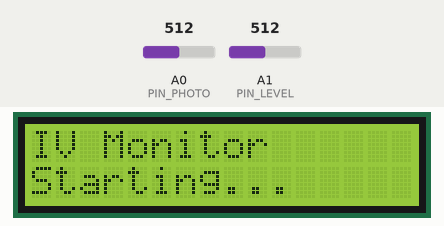
Bench run of a sketch on a simulated Arduino Uno, built with avr-gcc and run on an emulated ATmega328P. Parts: 16×2 character LCD. The inputs (shaded band) are chosen by the test bench; at power-on: A0 (PIN_PHOTO) = 512, A1 (PIN_LEVEL) = 512. What the sketch prints to the serial monitor is not drawn.

Above: at 0.24 s.
At 5.0 s:
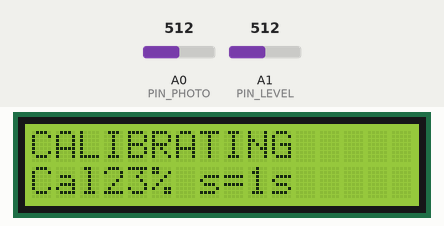
At 10.2 s:
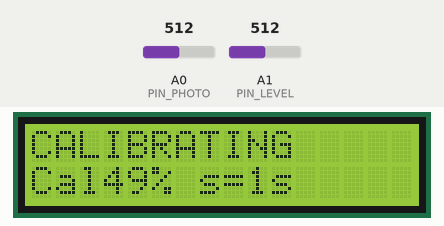
At 15.4 s:
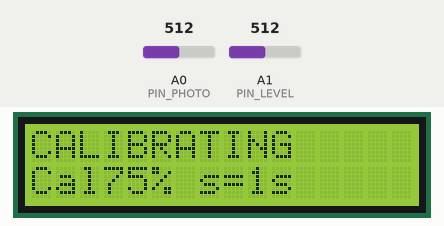
At 20.5 s:
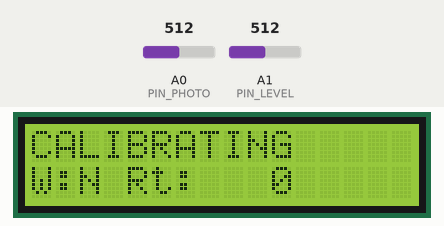
At 26.5 s:
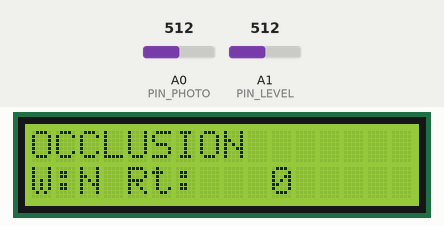

The sketch:

iiiv_classifier_demo.ino
```cpp
/*
 * IIIV — Boolean Water-Presence Classifier (hackathon prototype)
 *
 * Simplified variant used to demo the system at MedTech Hackathon 2026 with
 * Team Phlegm's handmade IV bag. Reads water presence as a boolean rather
 * than measuring drip rate. Works in the prototype setup, would be less
 * accurate against real medical-grade IV bags — kept here as a reference
 * for the demo configuration.
 */

#include <Arduino.h>
#include <LiquidCrystal.h>
#include <math.h>

// LCD1602 (Parallel) pins
static const uint8_t LCD_RS = 12;
static const uint8_t LCD_E  = 11;
static const uint8_t LCD_D4 = 5;
static const uint8_t LCD_D5 = 4;
static const uint8_t LCD_D6 = 3;
static const uint8_t LCD_D7 = 2;

LiquidCrystal lcd(LCD_RS, LCD_E, LCD_D4, LCD_D5, LCD_D6, LCD_D7);

// Sensor pins
static const uint8_t PIN_PHOTO = A0;
static const uint8_t PIN_LEVEL = A1;

// Timing
static const uint32_t SAMPLE_MS      = 50;
static const uint32_t WINDOW_MS      = 5000;
static const uint32_t DISPLAY_MS     = 400;
static const uint32_t CALIBRATION_MS = 4 * WINDOW_MS;

// Stability gate
static const uint32_t sTime = 1;
static const uint32_t STABLE_TIME_MS = sTime * 1000UL;

// Photoresistor water-presence tuning
static const bool     PHOTO_WATER_MAKES_DARKER  = true;
static const int      PHOTO_WATER_PRESENT_DELTA  = 14;
static const int      PHOTO_WATER_ABSENT_DELTA   = 6;
static const float    PHOTO_BASELINE_ALPHA        = 0.015f;
static const uint8_t  PHOTO_MEDIAN_SAMPLES        = 5;   // must be odd
static const float    PHOTO_FILTER_ALPHA          = 0.30f;

// Water level filtering/tuning
static const float    LEVEL_FILTER_ALPHA          = 0.07f;
static const uint8_t  LEVEL_MEDIAN_SAMPLES         = 5;   // must be odd
static const float    LEVEL_DECREASING_DROP_EPS   = 8.0f;   // ADC units drop per window
static const float    LEVEL_DECREASING_RATE_EPS   = 60.0f;  // ADC units per minute

// Photo fraction thresholds
//   waterPresent : photoPresentFrac >= PHOTO_PRESENT_FRAC_THRESHOLD  (>= 25%)
//   grey zone    : PHOTO_ABSENT_FRAC_THRESHOLD < frac < PHOTO_PRESENT_FRAC_THRESHOLD
//   waterAbsent  : photoPresentFrac <= PHOTO_ABSENT_FRAC_THRESHOLD   (<=  8%)
// Grey zone is treated as waterAbsent for classification: partial/intermittent
// flow is never silently labelled NORMAL_FLOW.

static const float    PHOTO_PRESENT_FRAC_THRESHOLD = 0.25f;
static const float    PHOTO_ABSENT_FRAC_THRESHOLD  = 0.08f;
static const uint32_t FILLED_OCCLUSION_CONFIRM_MS = 2 * WINDOW_MS; // 10 s

//Status
enum class Status {
  CALIBRATING,
  NORMAL_FLOW,
  OCCLUSION,
  LEAK
};

struct Rates {
  bool     waterPresent;   // frac >= PHOTO_PRESENT_FRAC_THRESHOLD
  bool     waterAbsent;    // frac <= PHOTO_ABSENT_FRAC_THRESHOLD  (grey = neither)
  float    photoPresentFrac;
  float    levelRateUPM;   // ADC units / minute
  float    levelDelta;     // ADC units drop over the window
  uint32_t photoPresentSamplesInWindow;
  uint32_t photoSamplesInWindow;
};

//State
static uint32_t lastSampleMs  = 0;
static uint32_t lastDisplayMs = 0;

static bool  photoInit       = false;
static bool  photoFilterInit = false;
static bool  levelInit       = false;

static float photoBaseline        = 0.0f;
static float photoFiltered        = 0.0f;
static float levelFiltered        = 0.0f;

static bool  photoWaterPresentNow = false;

static uint32_t windowStartMs                      = 0;
static float    levelAtWindowStart                 = 0.0f;
static uint32_t photoPresentSamplesInCurrentWindow = 0;
static uint32_t photoSamplesInCurrentWindow        = 0;

static Rates currentRates   = {false, true, 0.0f, 0.0f, 0.0f, 0, 0};
static bool  haveRates      = false;
static bool  newWindowReady = false;

static bool     warmupReady  = false;
static uint32_t calibStartMs = 0;

static uint32_t filledOcclusionStartMs = 0;

static Status   lastCandidate    = Status::CALIBRATING;
static Status   committedStatus  = Status::CALIBRATING;
static Status   candidateStatus  = Status::CALIBRATING;
static uint32_t candidateSinceMs = 0;

// Helpers
static const char* statusToText(Status s) {
  switch (s) {
    case Status::CALIBRATING: return "CALIBRATING";
    case Status::NORMAL_FLOW: return "NORMAL FLOW";
    case Status::OCCLUSION:   return "OCCLUSION";
    case Status::LEAK:        return "LEAK";
    default:                  return "UNKNOWN";
  }
}

static void lcdPrintPadded(const char* l1, const char* l2) {
  lcd.setCursor(0, 0);
  lcd.print("                ");
  lcd.setCursor(0, 0);
  lcd.print(l1);

  lcd.setCursor(0, 1);
  lcd.print("                ");
  lcd.setCursor(0, 1);
  lcd.print(l2);
}

static void buildRatesLine(char out[17]) {
  long l = lroundf(currentRates.levelRateUPM);
  l = constrain(l, -9999L, 9999L);
  snprintf(out, 17, "W:%c Rt:%4ld",
           currentRates.waterPresent ? 'Y' : 'N', l);
}

// Photo reading (median + EMA)
static int readDenoisedPhotoAnalog() {
  int samples[PHOTO_MEDIAN_SAMPLES];
  for (uint8_t i = 0; i < PHOTO_MEDIAN_SAMPLES; ++i) {
    samples[i] = analogRead(PIN_PHOTO);
    delayMicroseconds(80);
  }
  for (uint8_t i = 1; i < PHOTO_MEDIAN_SAMPLES; ++i) {
    int key = samples[i], j = i;
    while (j > 0 && samples[j - 1] > key) { samples[j] = samples[j - 1]; --j; }
    samples[j] = key;
  }
  const int medianRaw = samples[PHOTO_MEDIAN_SAMPLES / 2];

  if (!photoFilterInit) {
    photoFiltered   = (float)medianRaw;
    photoFilterInit = true;
  } else {
    photoFiltered = (1.0f - PHOTO_FILTER_ALPHA) * photoFiltered
                  + PHOTO_FILTER_ALPHA * (float)medianRaw;
  }
  return (int)lroundf(photoFiltered);
}

// Level reading (median)
static int readMedianAnalog(uint8_t pin) {
  int samples[LEVEL_MEDIAN_SAMPLES];
  for (uint8_t i = 0; i < LEVEL_MEDIAN_SAMPLES; ++i) {
    samples[i] = analogRead(pin);
    delayMicroseconds(120);
  }
  for (uint8_t i = 1; i < LEVEL_MEDIAN_SAMPLES; ++i) {
    int key = samples[i], j = i;
    while (j > 0 && samples[j - 1] > key) { samples[j] = samples[j - 1]; --j; }
    samples[j] = key;
  }
  return samples[LEVEL_MEDIAN_SAMPLES / 2];
}

// Photo water-presence (directional hysteresis)
static void updatePhotoPresenceState(int photoRaw) {
  if (!photoInit) {
    photoBaseline = (float)photoRaw;
    photoInit     = true;
  }

  const float directionalDelta = PHOTO_WATER_MAKES_DARKER
      ? (photoBaseline - (float)photoRaw)
      : ((float)photoRaw - photoBaseline);

  if (!photoWaterPresentNow && directionalDelta >= (float)PHOTO_WATER_PRESENT_DELTA) {
    photoWaterPresentNow = true;
  } else if (photoWaterPresentNow && directionalDelta <= (float)PHOTO_WATER_ABSENT_DELTA) {
    photoWaterPresentNow = false;
  }

  if (!photoWaterPresentNow || directionalDelta < 0.0f) {
    photoBaseline = (1.0f - PHOTO_BASELINE_ALPHA) * photoBaseline
                  + PHOTO_BASELINE_ALPHA * (float)photoRaw;
  }
}

// Window / rate computation
static void rollWindowAndCompute(uint32_t nowMs) {
  if (nowMs - windowStartMs >= WINDOW_MS) {
    const float minutes    = (float)(nowMs - windowStartMs) / 60000.0f;
    const float levelDelta = levelFiltered - levelAtWindowStart;

    const uint32_t totalSamples = photoSamplesInCurrentWindow;
    const float frac = (totalSamples > 0)
        ? ((float)photoPresentSamplesInCurrentWindow / (float)totalSamples)
        : 0.0f;

    currentRates.photoPresentSamplesInWindow = photoPresentSamplesInCurrentWindow;
    currentRates.photoSamplesInWindow        = totalSamples;
    currentRates.photoPresentFrac            = frac;
    currentRates.waterPresent = (frac >= PHOTO_PRESENT_FRAC_THRESHOLD);
    currentRates.waterAbsent  = (frac <= PHOTO_ABSENT_FRAC_THRESHOLD);
    currentRates.levelDelta    = levelDelta;
    currentRates.levelRateUPM  = (minutes > 0.0f) ? (levelDelta / minutes) : 0.0f;

    haveRates      = true;
    newWindowReady = true;

    windowStartMs                      = nowMs;
    levelAtWindowStart                 = levelFiltered;
    photoSamplesInCurrentWindow        = 0;
    photoPresentSamplesInCurrentWindow = 0;
  }
}

// Calibration
static void updateCalibration(uint32_t nowMs) {
  if ((nowMs - calibStartMs) >= CALIBRATION_MS && haveRates) {
    warmupReady = true;
  }
}

// Classification (candidate)
static Status classifyCandidate(const Rates& r, uint32_t nowMs) {
  if (!warmupReady || !haveRates) {
    filledOcclusionStartMs = 0;
    return Status::CALIBRATING;
  }

  const bool levelDecreasing =
      (r.levelDelta    <= -LEVEL_DECREASING_DROP_EPS) ||
      (r.levelRateUPM  <= -LEVEL_DECREASING_RATE_EPS);

  // Three explicit water zones:
  //   waterPresent = true                    -> clearly present
  //   waterAbsent  = true                    -> clearly absent
  //   waterPresent = false, waterAbsent = false -> grey (ambiguous)
  // For classification, grey is treated the same as absent.
  const bool waterClearlyPresent = r.waterPresent;
  const bool waterAbsentOrGrey   = !r.waterPresent; // covers absent AND grey

  if (levelDecreasing) {
    filledOcclusionStartMs = 0;
    // Level dropping + water clearly in tube -> normal drip infusion.
    // Level dropping + tube dry or ambiguous -> fluid escaping without passing
    //   through the sensor (leak, dislodged line, cracked bag, etc.).
    return waterClearlyPresent ? Status::NORMAL_FLOW : Status::LEAK;
  }

  // Level is NOT decreasing past this point.

  if (waterAbsentOrGrey) {
    // Tube appears dry (absent zone) or ambiguous (grey zone) with no level drop.
    // No confirmation timer: if the tube looks empty and nothing is draining,
    // call it an occlusion immediately.
    filledOcclusionStartMs = 0;
    return Status::OCCLUSION;
  }

  // Water IS clearly present but level is not dropping.
  // Could be a primed tube at startup or a genuine full-tube occlusion.
  // Require the condition to persist for FILLED_OCCLUSION_CONFIRM_MS (10 s)
  // before committing, to avoid false alarms during brief flow pauses.
  if (filledOcclusionStartMs == 0) filledOcclusionStartMs = nowMs;
  if (nowMs - filledOcclusionStartMs >= FILLED_OCCLUSION_CONFIRM_MS) {
    return Status::OCCLUSION;
  }

  return Status::NORMAL_FLOW;
}

// Stability gating
static void updateCommittedStatus(Status newCandidate, uint32_t nowMs) {
  if (newCandidate != candidateStatus) {
    candidateStatus  = newCandidate;
    candidateSinceMs = nowMs;
    return;
  }
  if (committedStatus != candidateStatus) {
    if (nowMs - candidateSinceMs >= STABLE_TIME_MS) {
      committedStatus = candidateStatus;
    }
  }
}

// =============================================================================
void setup() {
  Serial.begin(115200);

  pinMode(PIN_PHOTO, INPUT);
  pinMode(PIN_LEVEL, INPUT);

  lcd.begin(16, 2);
  lcdPrintPadded("IV Monitor", "Starting...");

  const uint32_t startMs = millis();
  calibStartMs   = startMs;
  windowStartMs  = startMs;

  committedStatus  = Status::CALIBRATING;
  candidateStatus  = Status::CALIBRATING;
  lastCandidate    = Status::CALIBRATING;
  candidateSinceMs = startMs;
}

// =============================================================================
void loop() {
  const uint32_t nowMs = millis();

  // Sampling
  if (nowMs - lastSampleMs >= SAMPLE_MS) {
    lastSampleMs = nowMs;

    const int photoRaw = readDenoisedPhotoAnalog();
    const int levelRaw = readMedianAnalog(PIN_LEVEL);

    if (!levelInit) {
      levelFiltered = (float)levelRaw;
      levelInit     = true;
    } else {
      levelFiltered = (1.0f - LEVEL_FILTER_ALPHA) * levelFiltered
                    + LEVEL_FILTER_ALPHA * (float)levelRaw;
    }

    updatePhotoPresenceState(photoRaw);
    photoSamplesInCurrentWindow++;
    if (photoWaterPresentNow) photoPresentSamplesInCurrentWindow++;

    newWindowReady = false;
    rollWindowAndCompute(nowMs);

    if (!warmupReady) {
      updateCalibration(nowMs);
      updateCommittedStatus(Status::CALIBRATING, nowMs);
    } else {
      if (newWindowReady) {
        lastCandidate = classifyCandidate(currentRates, nowMs);
      }
      updateCommittedStatus(lastCandidate, nowMs);
    }

    if (newWindowReady) {
      Serial.print("cand=");        Serial.print(statusToText(candidateStatus));
      Serial.print(" comm=");       Serial.print(statusToText(committedStatus));
      Serial.print(" water=");      Serial.print(currentRates.waterPresent ? "Y" : "N");
      Serial.print(" absent=");     Serial.print(currentRates.waterAbsent  ? "Y" : "N");
      Serial.print(" pSamp=");      Serial.print(currentRates.photoPresentSamplesInWindow);
      Serial.print("/");            Serial.print(currentRates.photoSamplesInWindow);
      Serial.print(" pFrac=");      Serial.print(currentRates.photoPresentFrac, 2);
      Serial.print(" levelRt=");    Serial.print(currentRates.levelRateUPM, 1);
      Serial.print(" levelDelta="); Serial.println(currentRates.levelDelta, 1);
    }
  }

  // Display
  if (nowMs - lastDisplayMs >= DISPLAY_MS) {
    lastDisplayMs = nowMs;

    char line1[17];
    char line2[17];

    snprintf(line1, 17, "%-16s", statusToText(committedStatus));

    if (!warmupReady) {
      const uint32_t elapsed = nowMs - calibStartMs;
      uint32_t pct = (CALIBRATION_MS == 0) ? 0 : (elapsed * 100UL / CALIBRATION_MS);
      if (pct > 99) pct = 99;
      snprintf(line2, 17, "Cal%2lu%% s=%lus",
               (unsigned long)pct,
               (unsigned long)sTime);
    } else {
      buildRatesLine(line2);
    }

    lcdPrintPadded(line1, line2);
  }
}
```

Measured:
- what the display in image 1 shows lasts 0.4 s, from 4.8 s to 5.2 s
- what the display in image 4 shows lasts 6.0 s, from 20.4 s to 26.4 s
